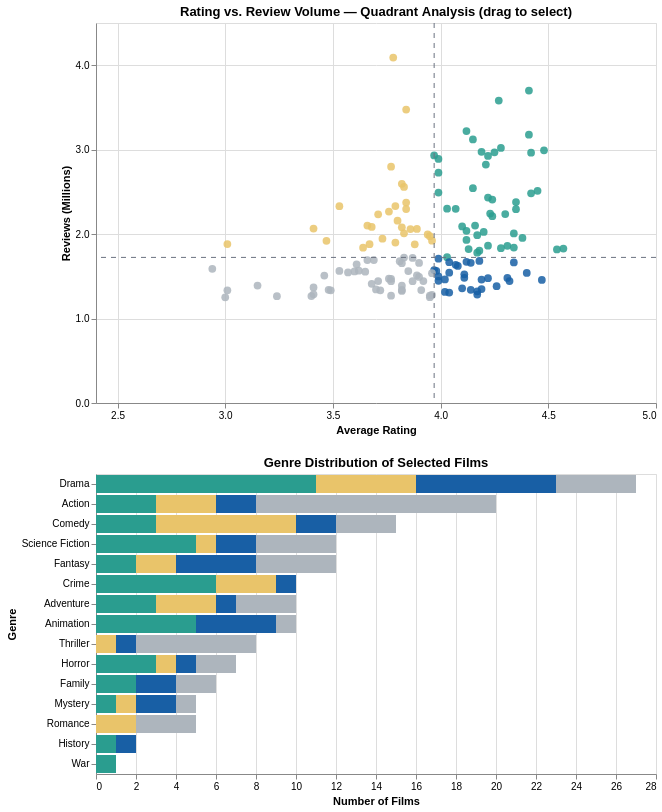

Notebook cell for this chart:
### Code cell
import numpy as np
import matplotlib.pyplot as plt
import ast
import pandas as pd
import altair as alt

df = pd.read_csv("Movie_Data_File.csv")

rating_cols = ['½','★','★½','★★','★★½','★★★','★★★½','★★★★','★★★★½','★★★★★']
df["Total_Ratings_Calc"] = df[rating_cols].sum(axis=1)

df["Average_Rating"] = df["Average_rating"]
df["Language"] = df["Original_language"]

df["Reviews_Millions"] = df["Total_Ratings_Calc"] / 1_000_000

# parse list, take first genre, clean leading "[" artifact
def clean_first_genre(val):
    try:
        genres = ast.literal_eval(val)
        if isinstance(genres, list) and len(genres) > 0:
            return genres[0].strip().title()
    except Exception:
        pass
    return str(val).strip().lstrip("[").strip("'\"").strip().title()

df["Top_Genre"] = df["Genres"].apply(clean_first_genre)

unique_movies = df.drop_duplicates(subset="Film_title")

top_movies = unique_movies.sort_values(
    "Total_Ratings_Calc",
    ascending=False
).head(150)

rating_median = top_movies["Average_Rating"].median()
review_median = top_movies["Reviews_Millions"].median()

def assign_quadrant(row):
    if row["Average_Rating"] >= rating_median and row["Reviews_Millions"] >= review_median:
        return "Acclaimed blockbusters"
    elif row["Average_Rating"] < rating_median and row["Reviews_Millions"] >= review_median:
        return "Commercial triumphs"
    elif row["Average_Rating"] >= rating_median and row["Reviews_Millions"] < review_median:
        return "Cult classics"
    else:
        return "Underperformers"

top_movies = top_movies.copy()
top_movies["Quadrant"] = top_movies.apply(assign_quadrant, axis=1)

colors = {
    "Acclaimed blockbusters": "#2a9d8f",
    "Commercial triumphs":    "#e9c46a",
    "Cult classics":          "#185FA5",
    "Underperformers":        "#adb5bd"
}

# brush selection on the scatter
brush = alt.selection_interval(name="brush")

scatter = alt.Chart(top_movies).mark_circle(size=60).encode(
    x=alt.X(
        "Average_Rating:Q",
        title="Average Rating",
        scale=alt.Scale(domain=[2.5, 5]),
        axis=alt.Axis(tickCount=6, format=".1f")
    ),
    y=alt.Y(
        "Reviews_Millions:Q",
        title="Reviews (Millions)",
        axis=alt.Axis(format=".1f", tickCount=6)
    ),
    color=alt.condition(
        brush,
        alt.Color(
            "Quadrant:N",
            scale=alt.Scale(domain=list(colors.keys()), range=list(colors.values()))
        ),
        alt.value("lightgrey")
    ),
    opacity=alt.condition(brush, alt.value(0.85), alt.value(0.25)),
    tooltip=[
        "Film_title:N",
        "Top_Genre:N",
        "Language:N",
        alt.Tooltip("Average_Rating:Q", format=".2f"),
        alt.Tooltip("Reviews_Millions:Q", format=".2f")
    ]
).add_params(brush).properties(
    width=560,
    height=380,
    title="Rating vs. Review Volume — Quadrant Analysis (drag to select)"
).interactive()

vline = alt.Chart(pd.DataFrame({"x": [rating_median]})).mark_rule(strokeDash=[5,5], color="#6b7280").encode(x="x:Q")
hline = alt.Chart(pd.DataFrame({"y": [review_median]})).mark_rule(strokeDash=[5,5], color="#6b7280").encode(y="y:Q")

# genre distribution bar chart — linked to brush selection
genre_bar = alt.Chart(top_movies).mark_bar().encode(
    x=alt.X("count():Q", title="Number of Films"),
    y=alt.Y("Top_Genre:N", sort="-x", title="Genre"),
    color=alt.Color(
        "Quadrant:N",
        scale=alt.Scale(domain=list(colors.keys()), range=list(colors.values())),
        legend=None
    ),
    tooltip=[
        alt.Tooltip("Top_Genre:N", title="Genre"),
        alt.Tooltip("count():Q", title="Count"),
        alt.Tooltip("Quadrant:N", title="Quadrant")
    ]
).transform_filter(
    brush
).properties(
    width=560,
    height=300,
    title="Genre Distribution of Selected Films"
)

scatter_chart = (scatter + vline + hline) & genre_bar
scatter_chart.save("images/scatter_rating_reviews.html")
scatter_chart.display()

### Figure 1 — Vega-Lite specification as saved in the notebook (floating-point values rounded to 4 significant figures; data arrays with more than 128 entries replaced by an {"elided": "..."} marker saying what was removed)
{"config": {"view": {"continuousWidth": 300, "continuousHeight": 300}}, "vconcat": [{"layer": [{"data": {"name": "data-2ebb641e1d08e4faf4d80cabff35a0b5"}, "mark": {"type": "circle", "size": 60}, "encoding": {"color": {"condition": {"param": "brush", "field": "Quadrant", "scale": {"domain": ["Acclaimed blockbusters", "Commercial triumphs", "Cult classics", "Underperformers"], "range": ["#2a9d8f", "#e9c46a", "#185FA5", "#adb5bd"]}, "type": "nominal"}, "value": "lightgrey"}, "opacity": {"condition": {"param": "brush", "value": 0.85}, "value": 0.25}, "tooltip": [{"field": "Film_title", "type": "nominal"}, {"field": "Top_Genre", "type": "nominal"}, {"field": "Language", "type": "nominal"}, {"field": "Average_Rating", "format": ".2f", "type": "quantitative"}, {"field": "Reviews_Millions", "format": ".2f", "type": "quantitative"}], "x": {"axis": {"format": ".1f", "tickCount": 6}, "field": "Average_Rating", "scale": {"domain": [2.5, 5]}, "title": "Average Rating", "type": "quantitative"}, "y": {"axis": {"format": ".1f", "tickCount": 6}, "field": "Reviews_Millions", "title": "Reviews (Millions)", "type": "quantitative"}}, "name": "view_99b0c84c56b3eeb5_0", "title": "Rating vs. Review Volume — Quadrant Analysis (drag to select)"}, {"data": {"name": "data-1681eef03da55bc323ec7446d9f4140f"}, "mark": {"type": "rule", "color": "#6b7280", "strokeDash": [5, 5]}, "encoding": {"x": {"field": "x", "type": "quantitative"}}}, {"data": {"name": "data-afa91a51b6add8c52f022bdb3f8b039e"}, "mark": {"type": "rule", "color": "#6b7280", "strokeDash": [5, 5]}, "encoding": {"y": {"field": "y", "type": "quantitative"}}}], "height": 380, "width": 560}, {"data": {"name": "data-2ebb641e1d08e4faf4d80cabff35a0b5"}, "mark": {"type": "bar"}, "encoding": {"color": {"field": "Quadrant", "legend": null, "scale": {"domain": ["Acclaimed blockbusters", "Commercial triumphs", "Cult classics", "Underperformers"], "range": ["#2a9d8f", "#e9c46a", "#185FA5", "#adb5bd"]}, "type": "nominal"}, "tooltip": [{"field": "Top_Genre", "title": "Genre", "type": "nominal"}, {"aggregate": "count", "title": "Count", "type": "quantitative"}, {"field": "Quadrant", "title": "Quadrant", "type": "nominal"}], "x": {"aggregate": "count", "title": "Number of Films", "type": "quantitative"}, "y": {"field": "Top_Genre", "sort": "-x", "title": "Genre", "type": "nominal"}}, "height": 300, "title": "Genre Distribution of Selected Films", "transform": [{"filter": {"param": "brush"}}], "width": 560}], "params": [{"name": "brush", "select": {"type": "interval"}, "views": ["view_99b0c84c56b3eeb5_0"]}, {"name": "param_1e9efca18e7a2868", "select": {"type": "interval", "encodings": ["x", "y"]}, "bind": "scales", "views": ["view_99b0c84c56b3eeb5_0"]}], "$schema": "https://vega.github.io/schema/vega-lite/v6.1.0.json", "datasets": {"data-2ebb641e1d08e4faf4d80cabff35a0b5": {"elided": "150 records"}, "data-1681eef03da55bc323ec7446d9f4140f": [{"x": 3.97}], "data-afa91a51b6add8c52f022bdb3f8b039e": [{"y": 1.724}]}}
